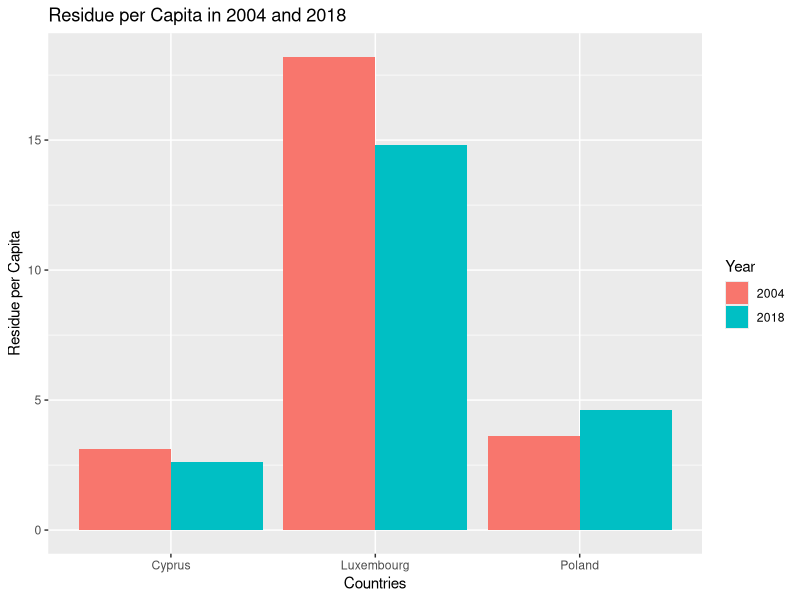

R code for this plot:
library(readxl)
library(ggplot2)

Values <- read_excel ("data/ResiduosPerCapita.xlsx")
colnames(Values)<- c("Countries","2004","2018")

Data2004 <- Values[,"2004"]
Data2018 <- Values[,3]
Chipre2004 <- as.numeric(Data2004[11,])
Chipre2018 <- as.numeric(Data2018[11,])
Polonia2004 <- as.numeric(Data2004[29,])
Polonia2018 <- as.numeric(Data2018[29,])
Luxemburgo2004 <- as.numeric(Data2004[26,])
Luxemburgo2018 <- as.numeric(Data2018[26,])

ChipreValues <- cbind(Chipre2004,Chipre2018)
PoloniaValues <- cbind(Polonia2004,Polonia2018)
LuxemburgoValues <- cbind(Luxemburgo2004,Luxemburgo2018)

ShowValues <- rbind(ChipreValues,PoloniaValues,LuxemburgoValues)
countries <- c(rep("Chipre",2), rep("Polonia", 2), rep("Luxemburgo",2))
year <- rep(c("2004","2018"),3)
rownames(ShowValues) <- c("Chipre", "Polonia", "Luxemburgo")

Total <- data.frame(Year = rep(c("2004","2018"), each = 3),
                   Country = rep(c("Cyprus","Poland", "Luxembourg"),2),
                   Residue= c(Chipre2004,Polonia2004,Luxemburgo2004,Chipre2018,Polonia2018,Luxemburgo2018))

ggplot(Total, aes(x= Country, y =Residue, fill= Year)) + geom_bar(stat="identity", position=position_dodge())+
labs(title="Residue per Capita in 2004 and 2018",x="Countries", y = "Residue per Capita")
